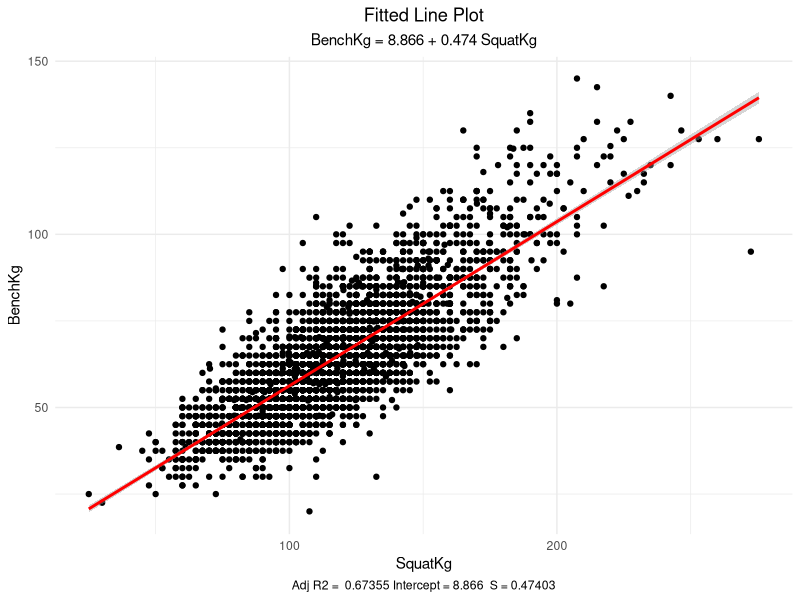

The R source for this figure:
## ---- chunk 1
library(dplyr)
library(ggplot2)
library(readr)
library(stats)
library(tidyverse)
## ---- chunk 2
opl_female <- read_csv("saweav20/Regression Module/opl_female.csv")
## ---- chunk 3
ggplotRegression <- function (fit) {

require(ggplot2)
require(ggthemes)

ggplot(fit$model, aes_string(x = names(fit$model)[2], y = names(fit$model)[1])) + 
  geom_point() +
  stat_smooth(method = "lm", col = "red") +
  labs(caption = paste("Adj R2 = ",signif(summary(fit)$adj.r.squared, 5),
                     "Intercept =",signif(fit$coef[[1]],5 ),
                     " S =",signif(fit$coef[[2]], 5)),
       title = "Fitted Line Plot",
       subtitle = "BenchKg = 8.866 + 0.474 SquatKg") +
  theme_minimal() +
  theme(plot.title = element_text(hjust = 0.5),
        plot.subtitle = element_text(hjust = 0.5),
        plot.caption = element_text(hjust = 0.5))
}
## ---- chunk 4
ggplotRegression(lm(BenchKg ~ SquatKg, data = opl_female))
## ---- chunk 5
distinct(opl_female)
